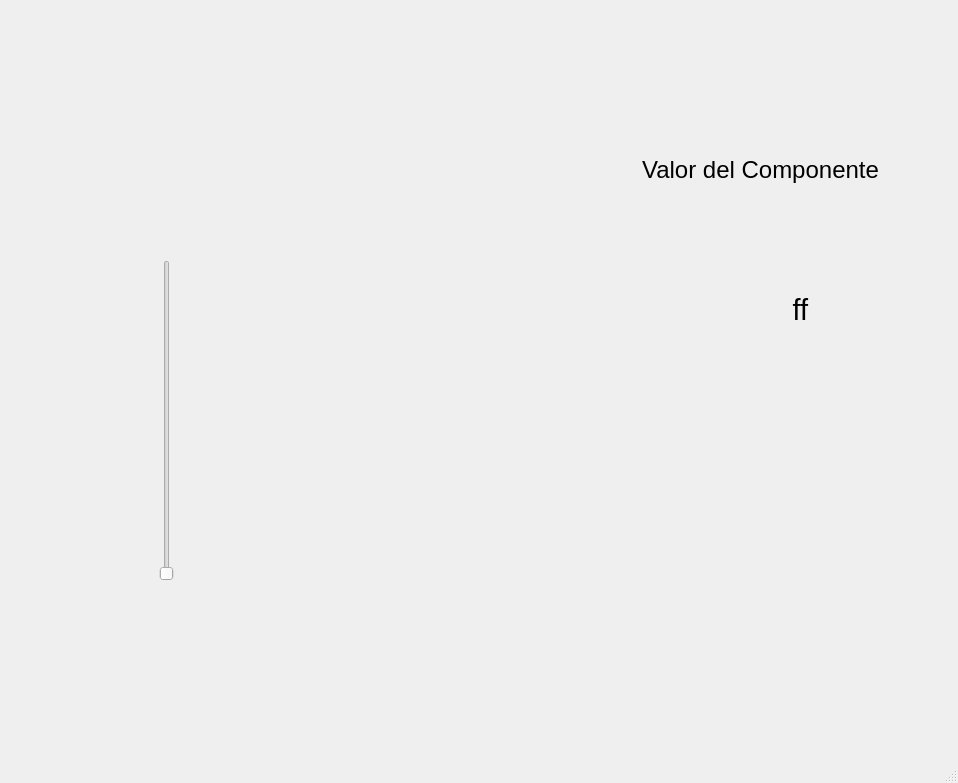
<?xml version="1.0" encoding="UTF-8"?>
<ui version="4.0">
 <class>MainWindow</class>
 <widget class="QMainWindow" name="MainWindow">
  <property name="geometry">
   <rect>
    <x>0</x>
    <y>0</y>
    <width>958</width>
    <height>783</height>
   </rect>
  </property>
  <property name="windowTitle">
   <string>MainWindow</string>
  </property>
  <widget class="QWidget" name="centralwidget">
   <widget class="QLabel" name="label">
    <property name="geometry">
     <rect>
      <x>30</x>
      <y>20</y>
      <width>111</width>
      <height>16</height>
     </rect>
    </property>
    <property name="text">
     <string/>
    </property>
   </widget>
   <widget class="QLabel" name="label_2">
    <property name="geometry">
     <rect>
      <x>460</x>
      <y>430</y>
      <width>491</width>
      <height>311</height>
     </rect>
    </property>
    <property name="text">
     <string/>
    </property>
    <property name="pixmap">
     <pixmap resource="recursos.qrc">:/prefijoNuevo/Capturadepantalla2023-01-06.png</pixmap>
    </property>
    <property name="scaledContents">
     <bool>true</bool>
    </property>
   </widget>
   <widget class="QLabel" name="label_3">
    <property name="geometry">
     <rect>
      <x>610</x>
      <y>120</y>
      <width>301</width>
      <height>101</height>
     </rect>
    </property>
    <property name="text">
     <string>&lt;html&gt;&lt;head/&gt;&lt;body&gt;&lt;p align=&quot;center&quot;&gt;&lt;span style=&quot; font-size:18pt;&quot;&gt;Valor del Componente&lt;/span&gt;&lt;/p&gt;&lt;/body&gt;&lt;/html&gt;</string>
    </property>
   </widget>
   <widget class="QLabel" name="txt_valor">
    <property name="geometry">
     <rect>
      <x>700</x>
      <y>250</y>
      <width>201</width>
      <height>121</height>
     </rect>
    </property>
    <property name="text">
     <string>&lt;html&gt;&lt;head/&gt;&lt;body&gt;&lt;p align=&quot;center&quot;&gt;&lt;span style=&quot; font-size:22pt;&quot;&gt;ff&lt;/span&gt;&lt;/p&gt;&lt;/body&gt;&lt;/html&gt;</string>
    </property>
   </widget>
   <widget class="QSlider" name="verticalSlider">
    <property name="geometry">
     <rect>
      <x>111</x>
      <y>260</y>
      <width>111</width>
      <height>321</height>
     </rect>
    </property>
    <property name="orientation">
     <enum>Qt::Vertical</enum>
    </property>
   </widget>
  </widget>
  <widget class="QMenuBar" name="menubar">
   <property name="geometry">
    <rect>
     <x>0</x>
     <y>0</y>
     <width>958</width>
     <height>21</height>
    </rect>
   </property>
  </widget>
  <widget class="QStatusBar" name="statusbar"/>
 </widget>
 <resources>
  <include location="recursos.qrc"/>
 </resources>
 <connections/>
</ui>
